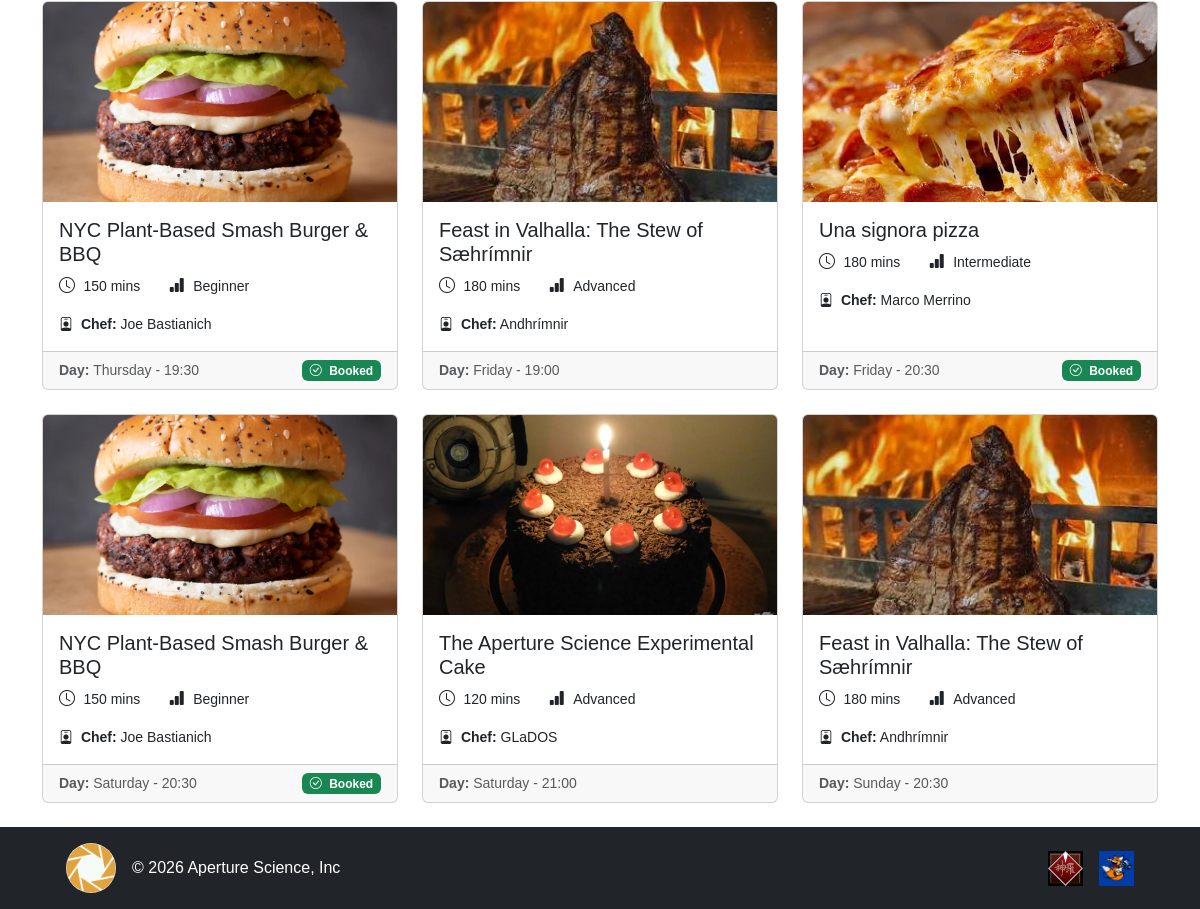
Page / (signed in, lower part) on the earlier database version.
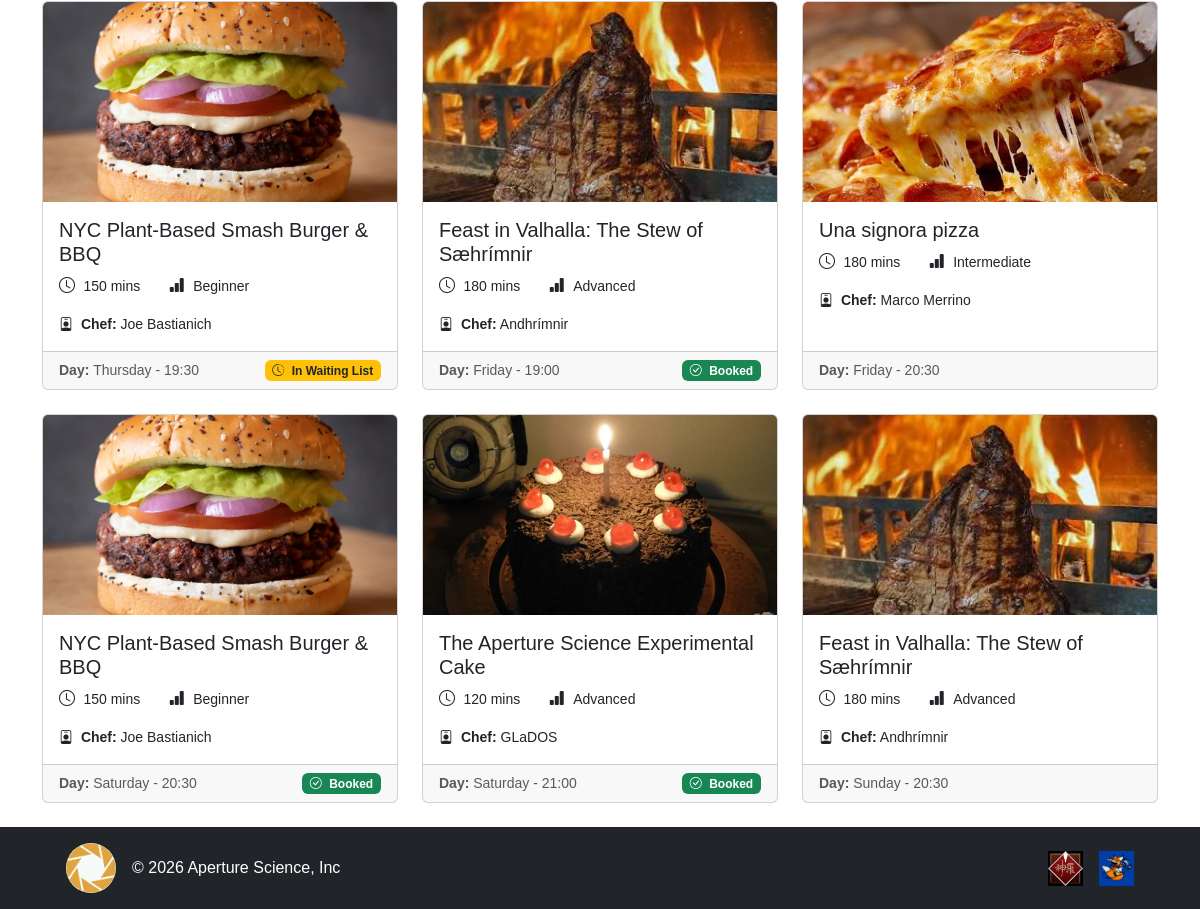
Same page on the later database version.
### tables this page shows
CREATE TABLE "CLASS_SESSION" (
	"id"	INTEGER NOT NULL UNIQUE,
	"max_capacity"	INTEGER NOT NULL,
	"start_time"	TEXT NOT NULL,
	"day_of_week"	TEXT NOT NULL,
	"kitchen"	TEXT NOT NULL,
	"COOKING_CLASS_id"	INTEGER NOT NULL,
	PRIMARY KEY("id" AUTOINCREMENT),
	FOREIGN KEY("COOKING_CLASS_id") REFERENCES "COOKING_CLASS"("id") ON DELETE CASCADE
);

CREATE TABLE "COOKING_CLASS" (
	"id"	INTEGER NOT NULL UNIQUE,
	"cuisine"	TEXT NOT NULL,
	"title"	TEXT NOT NULL,
	"duration"	INTEGER NOT NULL,
	"difficulty"	TEXT NOT NULL CHECK("difficulty" IN ('Beginner', 'Intermediate', 'Advanced')),
	"chef_name"	TEXT NOT NULL,
	"description"	TEXT NOT NULL,
	"dietary_category"	TEXT NOT NULL CHECK("dietary_category" IN ('Standard', 'Vegetarian', 'Vegan', 'Gluten-free')),
	"photo_1"	TEXT NOT NULL,
	"photo_2"	TEXT NOT NULL,
	"photo_3"	TEXT NOT NULL,
	"USER_email"	TEXT NOT NULL,
	PRIMARY KEY("id" AUTOINCREMENT),
	FOREIGN KEY("USER_email") REFERENCES "USER"("email") ON DELETE CASCADE
);

### app.py (the view)
@app.route("/")
def home():
    session_classes = cooking_class_dao.get_all_sessions()
    passed_sessions = []
    for session in session_classes:
        if booking_dao.check_end_of_session(session["day_of_week"], session["start_time"], session["duration"]):
            passed_sessions.append(session["id"])
    user_bookings = {}
    if current_user.is_authenticated:
        for session in session_classes:
            status = booking_dao.check_existing_booking(current_user.email, session["id"])
            if status:
                user_bookings[session["id"]] = status
    return render_template("public/index.html", session_classes=session_classes, user_bookings=user_bookings, passed_sessions=passed_sessions)

### app.py (called while the page is built)
@login_manager.user_loader
def load_user(user_id):
    db_user = user_dao.get_user_by_email(user_id)
    if not db_user:
        return None
    return User(
        email=db_user["email"],
        first_name=db_user["first_name"],
        last_name=db_user["last_name"],
        password=db_user["password_hash"],
        role=db_user["role"]
    )

### dao/booking_dao.py (called while the page is built)
def check_existing_booking(user_email, session_id):
    conn = utilities_dao.db_connect()
    cursor = conn.cursor()
    cursor.execute("SELECT * FROM BOOKING WHERE USER_email = ? AND CLASS_SESSION_id = ?", (user_email, session_id))
    booking = cursor.fetchone()
    utilities_dao.close_connection(conn, cursor)
    if booking:
        return booking["status"]
    return None

def check_end_of_session(day, time, duration):
    session_start_time = utilities_dao.get_week_time(day, time)
    session_duration = utilities_dao.get_minutes(duration)
    session_end_time = session_start_time + session_duration
    current_time = utilities_dao.get_week_time(utilities_dao.CURRENT_DAY, utilities_dao.CURRENT_TIME)
    return current_time >= session_end_time

### dao/utilities_dao.py (called while the page is built)
def close_connection(conn, cursor):
    conn.commit()
    cursor.close()
    conn.close()

### templates/public/index.html (shortened to what this page needs)
{% extends "base.html" %}
{% block content %}
<div id="sessions-list" class="container my-4">
    {% if session_classes %}
    <div class="row g-4">
        {% for session in session_classes %}
        <div class="col-12 col-md-6 col-lg-4">
            <div class="card h-100">
                <img src="{{ url_for('static', filename='img/classes/' ~ session.photo_1) }}" alt="{{ session.title }}"
                    class="card-img-top object-fit-cover card-session-img">
                <div class="card-body">
                    <h5 class="card-title">
                        <a href="{{ url_for('session_details', session_id=session.id) }}"
                            class="stretched-link text-decoration-none text-dark">
                            {{ session.title }}
                        </a>
                    </h5>
                    <ul class="mb-3 list-inline">
                        <li class="list-inline-item">
                            <i class="bi bi-clock me-1"></i>
                            <span class="small">{{ session.duration }} mins</span>
                        </li>
                        <li class="list-inline-item ms-3">
                            <i class="bi bi-bar-chart-fill me-1"></i>
                            <span class="small">{{ session.difficulty }}</span>
                        </li>
                    </ul>
                    <p class="small mb-0">
                        <i class="bi bi-person-badge me-1"></i>
                        <strong>Chef:</strong> {{ session.chef_name }}
                    </p>
                </div>
                <div class="card-footer d-flex justify-content-between mt-0">
                    <small class="text-body-secondary"><strong>Day: </strong>{{ session.day_of_week }} - {{
                        session.start_time }}</small>
                    {% if session.id in passed_sessions %}
                        {% if user_bookings.get(session.id) == 'ENROLLED' %}
                        <span class="badge bg-secondary">
                            <i class="bi bi-check-circle me-1"></i> Attended
                        </span>
                        {% else %}
                        <span class="badge bg-secondary text-dark">
                            <i class="bi bi-clock-history me-1"></i> Ended
                        </span>
                        {% endif %}
                    {% else %}
                        {% if user_bookings.get(session.id) == 'ENROLLED' %}
                        <span class="badge bg-success">
                            <i class="bi bi-check-circle me-1"></i> Booked
                        </span>
                        {% elif user_bookings.get(session.id) == 'WAITING' %}
                        <span class="badge bg-warning text-dark">
                            <i class="bi bi-clock-history me-1"></i> In Waiting List
                        </span>
                        {% endif %}
                    {% endif %}
                </div>
            </div>
        </div>
        {% endfor %}
    </div>
    {% endif %}
</div>
{% endblock %}

Differences in the rows shown:
changed CLASS_SESSION "Thursday": text "Booked" → "In Waiting List"
shown differently, row unchanged: CLASS_SESSION (number 2 of 6 on the later page): now shows "Booked"
shown differently, row unchanged: CLASS_SESSION "Una signora pizza": no longer shows "Booked"
shown differently, row unchanged: CLASS_SESSION "The Aperture Science Experimental Cake": now shows "Booked"
